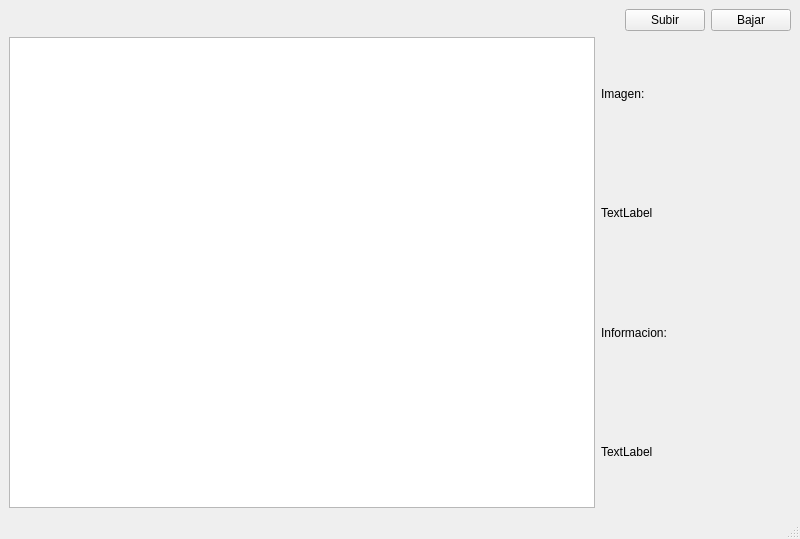
<?xml version="1.0" encoding="UTF-8"?>
<ui version="4.0">
 <class>MainWindow</class>
 <widget class="QMainWindow" name="MainWindow">
  <property name="geometry">
   <rect>
    <x>0</x>
    <y>0</y>
    <width>800</width>
    <height>539</height>
   </rect>
  </property>
  <property name="windowTitle">
   <string>Ranking de Peliculas</string>
  </property>
  <widget class="QWidget" name="centralwidget">
   <layout class="QVBoxLayout" name="verticalLayout_2">
    <item>
     <layout class="QHBoxLayout" name="horizontalLayout">
      <item>
       <spacer name="horizontalSpacer">
        <property name="orientation">
         <enum>Qt::Horizontal</enum>
        </property>
        <property name="sizeHint" stdset="0">
         <size>
          <width>40</width>
          <height>20</height>
         </size>
        </property>
       </spacer>
      </item>
      <item>
       <widget class="QPushButton" name="pushButton">
        <property name="text">
         <string>Subir</string>
        </property>
       </widget>
      </item>
      <item>
       <widget class="QPushButton" name="pushButton_2">
        <property name="text">
         <string>Bajar</string>
        </property>
       </widget>
      </item>
     </layout>
    </item>
    <item>
     <layout class="QHBoxLayout" name="horizontalLayout_2">
      <item>
       <widget class="QTableView" name="tableView"/>
      </item>
      <item>
       <layout class="QVBoxLayout" name="verticalLayout">
        <item>
         <widget class="QLabel" name="label">
          <property name="text">
           <string>Imagen:                                            </string>
          </property>
         </widget>
        </item>
        <item>
         <widget class="QLabel" name="label_2">
          <property name="text">
           <string>TextLabel</string>
          </property>
         </widget>
        </item>
        <item>
         <widget class="QLabel" name="label_3">
          <property name="text">
           <string>Informacion:</string>
          </property>
         </widget>
        </item>
        <item>
         <widget class="QLabel" name="label_4">
          <property name="text">
           <string>TextLabel</string>
          </property>
         </widget>
        </item>
       </layout>
      </item>
     </layout>
    </item>
   </layout>
  </widget>
  <widget class="QMenuBar" name="menubar">
   <property name="geometry">
    <rect>
     <x>0</x>
     <y>0</y>
     <width>800</width>
     <height>25</height>
    </rect>
   </property>
  </widget>
  <widget class="QStatusBar" name="statusbar"/>
 </widget>
 <resources/>
 <connections/>
</ui>
